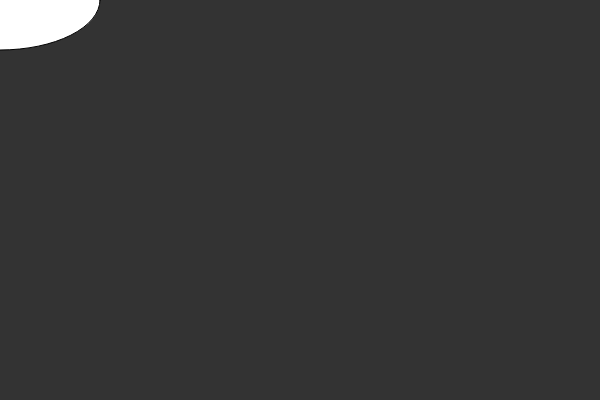
Frame 1 (no input)
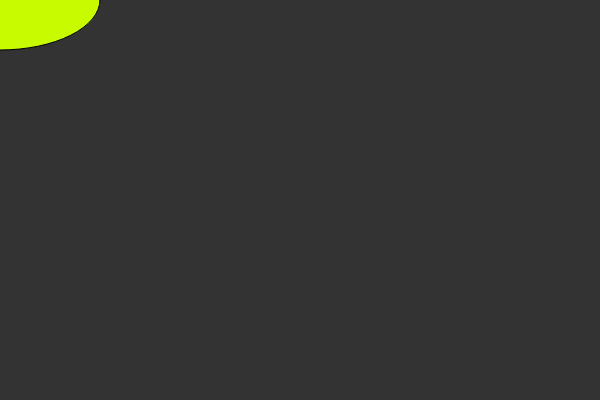
Frame 60 (no input)
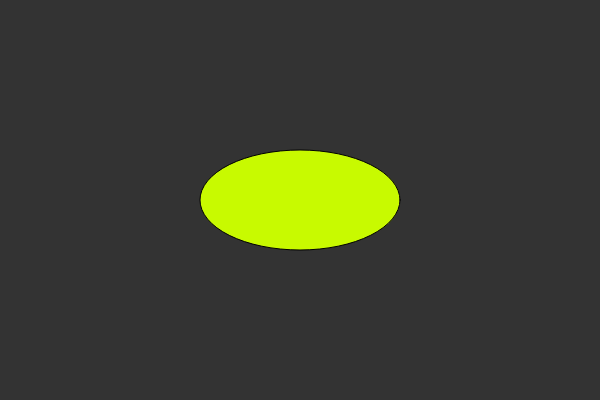
Frame 120 (the mouse pressed at the canvas centre since frame 60)

The p5.js sketch that drew these frames (run headless with seeded random() and noise() and a simulated clock; from frame 60 on, the mouse is pressed at the canvas centre):

// p5.js sketch
// ── sketch.js
function setup() {
  createCanvas(600,400);
}

function draw() {
  background(51);
  ellipse(mouseX,mouseY,200,100,200,150);
  fill(200,250,0);
}
